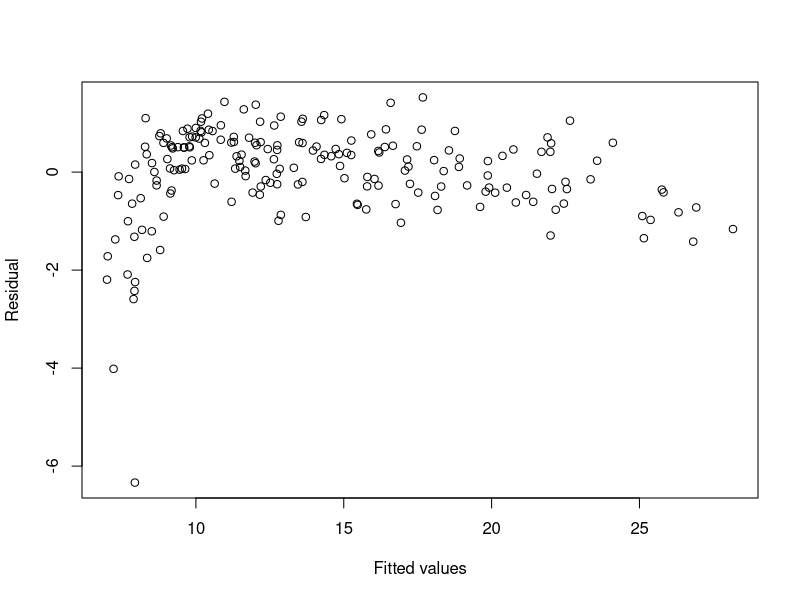
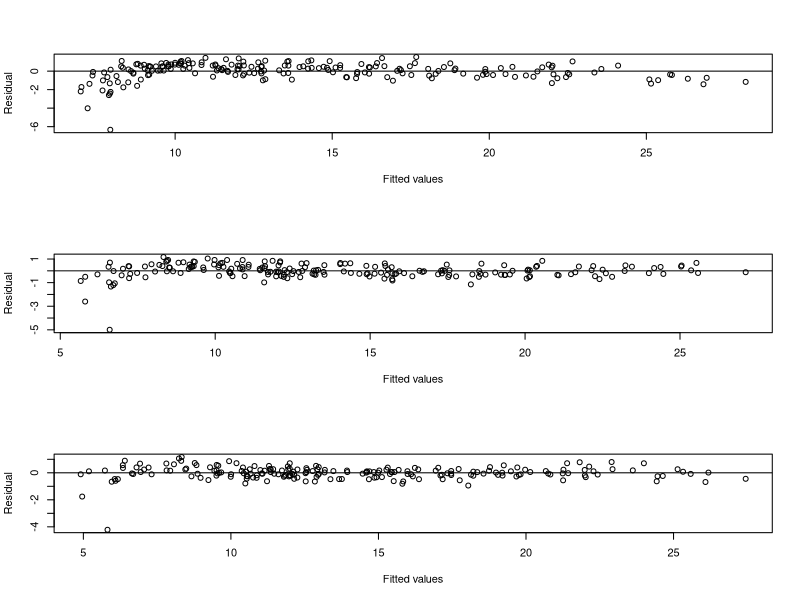
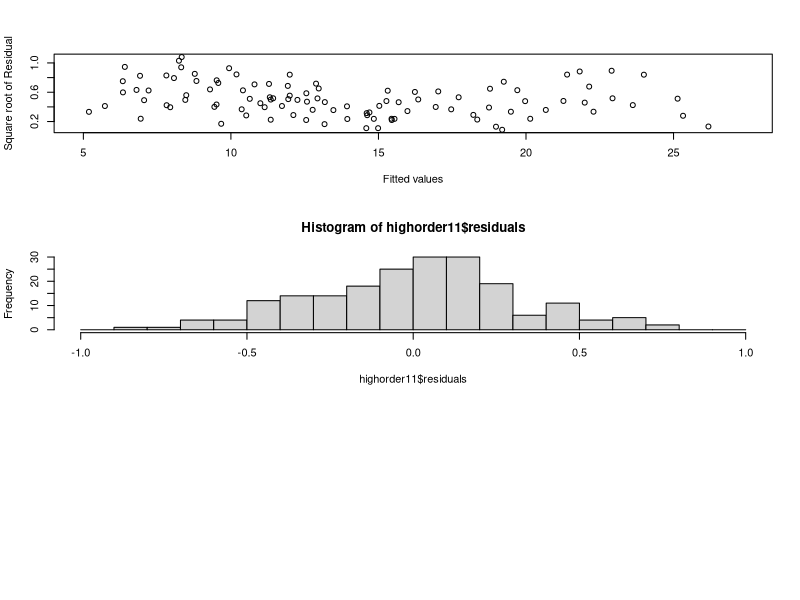
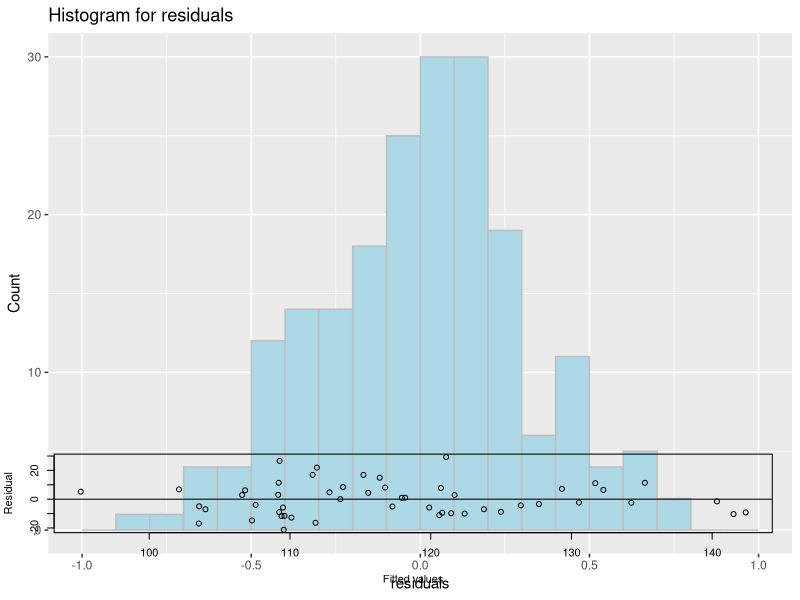

These figures' R source, in order: (Note: this script raises an error after producing the figures.)
library(ggplot2)
library(gridExtra)

setwd("D:/Github/Statistial-Modelling-with-Data/Datasets/DATA_603_L01")
Advertising <- read.csv("Advertising.txt",header=TRUE,sep="\t")
head(Advertising)
model<-lm(sale~tv+radio+tv:radio, data=Advertising)
#plot residual - fitted values to check whether linearity assumption is hold or not
plot(fitted(model), residuals(model), xlab="Fitted values", ylab="Residual")

#high order model

par(mfrow=c(3,1))

model<-lm(sale~tv+radio+tv:radio, data=Advertising)
#plot residual - fitted values to check whether linearity assumption is hold or not
plot(fitted(model), residuals(model), xlab="Fitted values", ylab="Residual")
abline(h=0, lty=1)

secondorder <- lm(sale~tv+radio+tv:radio+I(tv^2), data=Advertising)
plot(fitted(secondorder), residuals(secondorder), xlab="Fitted values", ylab="Residual")
abline(h=0, lty=1)

thirdorder<- lm(sale~tv+radio+tv:radio+I(tv^2)+I(tv^3), data=Advertising)
plot(fitted(thirdorder), residuals(thirdorder), xlab="Fitted values", ylab="Residual")
abline(h=0, lty=1)

###Check equal variance 
thirdorder<- lm(sale~tv+radio+tv:radio+I(tv^2)+I(tv^3), data=Advertising)
plot(fitted(thirdorder), sqrt(residuals(thirdorder)), xlab="Fitted values", ylab="Square root of Residual")
abline(h=0, lty=1)


p3<-ggplot(thirdorder, aes(x=.fitted, y=sqrt(abs(.stdresid))))+
  geom_point()+geom_smooth()+
  geom_hline(yintercept=0)+
  ggtitle("sale~tv+radio+tv:radio+I(tv^2)+I(tv^3)")

library(lmtest)
bptest(model)
bptest(secondorder)
bptest(thirdorder)

highorder4<- lm(sale~tv+radio+tv:radio+I(tv^2)+I(tv^3)+I(tv^4), data=Advertising)
bptest(highorder4)

highorder10<- lm(sale~tv+radio+tv:radio+I(tv^2)+I(tv^3)+I(tv^4)
                  +I(tv^5)+I(tv^6)+I(tv^7)+I(tv^8)+I(tv^9)+I(tv^10)
                  , data=Advertising)
bptest(highorder10)

highorder11<- lm(sale~tv+radio+tv:radio+I(tv^2)+I(tv^3)+I(tv^4)
                +I(tv^5)+I(tv^6)+I(tv^7)+I(tv^8)+I(tv^9)+I(tv^10)+I(tv^11)
                , data=Advertising)
bptest(highorder11)

#4. Normality assumption 
#histgram
hist(highorder11$residuals,breaks = seq(-1,1,by=0.1))

ggplot(data=Advertising, aes(residuals(highorder11))) +
  geom_histogram(breaks = seq(-1,1,by=0.1), col="grey", fill="lightblue") + labs(title="Histogram for residuals") +labs(x="residuals", y="Count")

#QQ plot later

#KS test
shapiro.test(residuals(highorder11))
dim(Advertising) #200
sdh11 = sigma((highorder11))

ks.test(x=residuals(highorder11), y=rnorm(200, mean=0, sd= sqrt(sdh11)))



##########################################################
###############In class problem###########################
##########################################################

###In class problem 16
workhours = read.csv("CLERICAL.csv",header=TRUE)
head(workhours)
firstorder = lm(Y ~ X2 + X4 + X5, data=workhours)

plot(fitted(firstorder), residuals(firstorder), xlab="Fitted values", ylab="Residual")
abline(h=0, lty=1)

#ggplot code
ggplot(firstoder, aes(x=.fitted, y=.resid))+
  geom_point()+geom_smooth()+
  geom_hline(yintercept=0)+
  ggtitle("lm(Y ~ X2 + X4 + X5)")


optimal_model_approach2=lm(Y ~ X2+X4+X5+I(X2^2), data=workhours)
p2<-ggplot(optimal_model_approach2, aes(x=.fitted, y=.resid))+
  geom_point()+geom_smooth()+
  geom_hline(yintercept=0)+
  ggtitle("lm(Y ~ X2+X4+X5+I(X2^2)")

optimal_model_approach3 <-lm(Y~(X1+X2+X3+X4+X5+X6+X1:X6+X2:X6), data=workhours)
p3<-ggplot(optimal_model_approach3, aes(x=.fitted, y=.resid))+
  geom_point()+geom_smooth()+
  geom_hline(yintercept=0)+
  ggtitle("lm(Y~(X1+X2+X3+X4+X5+X6+X1:X6+X2:X6)")

grid.arrange(
  p2,
  p3,
  nrow=2,
  top="Check linearity assumption for optimal models"
)

###3. Euqal variance assumption for optimal models
optimal_model_approach2=lm(Y ~ X2+X4+X5+I(X2^2), data=workhours)
p2<-ggplot(optimal_model_approach2, aes(x=.fitted, y=sqrt(abs(.stdresid))))+
  geom_point()+geom_smooth()+
  geom_hline(yintercept=0)+
  ggtitle("lm(Y ~ X2+X4+X5+I(X2^2)")

optimal_model_approach3 <-lm(Y~(X1+X2+X3+X4+X5+X6+X1:X6+X2:X6), data=workhours)
p3<-ggplot(optimal_model_approach3, aes(x=.fitted, y=sqrt(abs(.stdresid))))+
  geom_point()+geom_smooth()+
  geom_hline(yintercept=0)+
  ggtitle("lm(Y~(X1+X2+X3+X4+X5+X6+X1:X6+X2:X6)")

grid.arrange(
  p2,
  p3,
  nrow=2,
  top="Check equal variance assumption for optimal models"
)

bptest(optimal_model_approach2)
bptest(optimal_model_approach3)

###4.Normality assumptions for optimal models
par(mfrow=c(1,2))
hist(residuals(optimal_model_approach2),breaks=seq(-30, 30, 2))
hist(residuals(optimal_model_approach3),breaks=seq(-30, 30, 2))

##Q-Q plot,empirical distribution is normal distribution

p2<- ggplot(workhours, aes(sample=optimal_model_approach2$residuals)) +
  stat_qq() +
  stat_qq_line()+  
  ggtitle("lm(Y ~ X2+X4+X5+I(X2^2)")

p3<- ggplot(workhours, aes(sample=optimal_model_approach3$residuals)) +
  stat_qq() +
  stat_qq_line()+  
  ggtitle("lm(Y~(X1+X2+X3+X4+X5+X6+X1:X6+X2:X6)")

grid.arrange(
  p2,
  p3,
  nrow=2,
  top="Check normality assumption for optimal models"
)

#sw test
shapiro.test(residuals(optimal_model_approach2))
shapiro.test(residuals(optimal_model_approach3))



